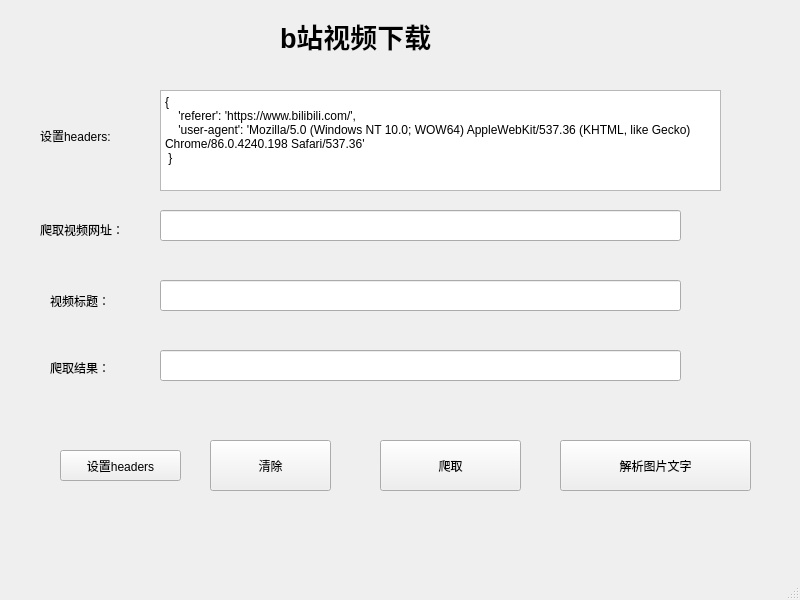
<?xml version="1.0" encoding="UTF-8"?>
<ui version="4.0">
 <class>MainWindow</class>
 <widget class="QMainWindow" name="MainWindow">
  <property name="geometry">
   <rect>
    <x>0</x>
    <y>0</y>
    <width>800</width>
    <height>600</height>
   </rect>
  </property>
  <property name="windowTitle">
   <string>MainWindow</string>
  </property>
  <widget class="QWidget" name="centralwidget">
   <widget class="QPushButton" name="pushButton">
    <property name="geometry">
     <rect>
      <x>380</x>
      <y>440</y>
      <width>141</width>
      <height>51</height>
     </rect>
    </property>
    <property name="text">
     <string>爬取</string>
    </property>
   </widget>
   <widget class="QPlainTextEdit" name="plainTextEdit">
    <property name="geometry">
     <rect>
      <x>160</x>
      <y>90</y>
      <width>561</width>
      <height>101</height>
     </rect>
    </property>
    <property name="plainText">
     <string>{
    'referer': 'https://www.bilibili.com/',
    'user-agent': 'Mozilla/5.0 (Windows NT 10.0; WOW64) AppleWebKit/537.36 (KHTML, like Gecko) Chrome/86.0.4240.198 Safari/537.36'
 }</string>
    </property>
   </widget>
   <widget class="QLineEdit" name="line">
    <property name="geometry">
     <rect>
      <x>160</x>
      <y>210</y>
      <width>521</width>
      <height>31</height>
     </rect>
    </property>
    <property name="text">
     <string/>
    </property>
   </widget>
   <widget class="QPushButton" name="pushButton_2">
    <property name="geometry">
     <rect>
      <x>60</x>
      <y>450</y>
      <width>121</width>
      <height>31</height>
     </rect>
    </property>
    <property name="font">
     <font>
      <pointsize>9</pointsize>
     </font>
    </property>
    <property name="text">
     <string>设置headers</string>
    </property>
   </widget>
   <widget class="QPushButton" name="pushButton_3">
    <property name="geometry">
     <rect>
      <x>210</x>
      <y>440</y>
      <width>121</width>
      <height>51</height>
     </rect>
    </property>
    <property name="text">
     <string>清除</string>
    </property>
   </widget>
   <widget class="QLabel" name="label">
    <property name="geometry">
     <rect>
      <x>280</x>
      <y>10</y>
      <width>201</width>
      <height>51</height>
     </rect>
    </property>
    <property name="font">
     <font>
      <pointsize>20</pointsize>
      <weight>75</weight>
      <italic>false</italic>
      <bold>true</bold>
     </font>
    </property>
    <property name="text">
     <string>b站视频下载</string>
    </property>
   </widget>
   <widget class="QPushButton" name="pushButton_4">
    <property name="geometry">
     <rect>
      <x>560</x>
      <y>440</y>
      <width>191</width>
      <height>51</height>
     </rect>
    </property>
    <property name="text">
     <string>解析图片文字</string>
    </property>
   </widget>
   <widget class="QLabel" name="label_2">
    <property name="geometry">
     <rect>
      <x>40</x>
      <y>110</y>
      <width>111</width>
      <height>51</height>
     </rect>
    </property>
    <property name="text">
     <string>设置headers:</string>
    </property>
   </widget>
   <widget class="QLabel" name="label_3">
    <property name="geometry">
     <rect>
      <x>40</x>
      <y>220</y>
      <width>111</width>
      <height>20</height>
     </rect>
    </property>
    <property name="text">
     <string>爬取视频网址：</string>
    </property>
   </widget>
   <widget class="QLabel" name="label_4">
    <property name="geometry">
     <rect>
      <x>50</x>
      <y>290</y>
      <width>72</width>
      <height>21</height>
     </rect>
    </property>
    <property name="text">
     <string>视频标题：</string>
    </property>
   </widget>
   <widget class="QLineEdit" name="line_2">
    <property name="geometry">
     <rect>
      <x>160</x>
      <y>280</y>
      <width>521</width>
      <height>31</height>
     </rect>
    </property>
    <property name="text">
     <string/>
    </property>
   </widget>
   <widget class="QLabel" name="label_5">
    <property name="geometry">
     <rect>
      <x>50</x>
      <y>360</y>
      <width>72</width>
      <height>15</height>
     </rect>
    </property>
    <property name="text">
     <string>爬取结果：</string>
    </property>
   </widget>
   <widget class="QLineEdit" name="line_3">
    <property name="geometry">
     <rect>
      <x>160</x>
      <y>350</y>
      <width>521</width>
      <height>31</height>
     </rect>
    </property>
    <property name="text">
     <string/>
    </property>
   </widget>
  </widget>
  <widget class="QMenuBar" name="menubar">
   <property name="geometry">
    <rect>
     <x>0</x>
     <y>0</y>
     <width>800</width>
     <height>26</height>
    </rect>
   </property>
  </widget>
  <widget class="QStatusBar" name="statusbar"/>
 </widget>
 <resources/>
 <connections>
  <connection>
   <sender>pushButton_3</sender>
   <signal>clicked()</signal>
   <receiver>plainTextEdit</receiver>
   <slot>clear()</slot>
   <hints>
    <hint type="sourcelabel">
     <x>389</x>
     <y>489</y>
    </hint>
    <hint type="destinationlabel">
     <x>248</x>
     <y>447</y>
    </hint>
   </hints>
  </connection>
 </connections>
</ui>
